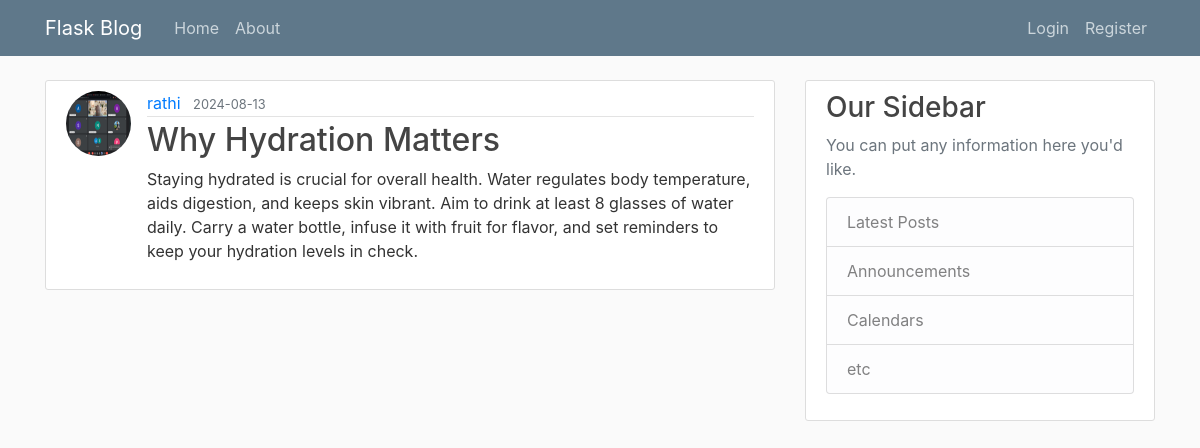
Page /post/7 on the committed database.
### maybewrite/models.py (models this page shows, shortened)
class User(db.Model, UserMixin):
    id = db.Column(db.Integer, primary_key=True)
    username = db.Column(db.String(20), unique=True, nullable=False)
    email = db.Column(db.String(120), unique=True, nullable=False)
    image_file = db.Column(db.String(20), nullable=False, default='default.jpg')
    password = db.Column(db.String(60), nullable=False)
    posts = db.relationship('Post', backref='author', lazy=True)

class Post(db.Model):
    id = db.Column(db.Integer, primary_key=True)
    title = db.Column(db.String(100), nullable=False)
    date_posted = db.Column(db.Date, nullable=False, default=date.today)
    content = db.Column(db.Text, nullable=False)
    user_id = db.Column(db.Integer, db.ForeignKey('user.id'), nullable=False)

### maybewrite/posts/routes.py (the view)
@posts.route("/post/<int:post_id>")
def post(post_id):
    post = Post.query.get_or_404(post_id)
    return render_template('post.html', title=post.title, post=post)

### maybewrite/templates/post.html (shortened to what this page needs)
{% extends "layout.html" %}
{% block content %}
<article class="media content-section">
  <img class="rounded-circle article-img"
    src="{{ url_for('static', filename='profile_pics/' + post.author.image_file) }}">
  <div class="media-body">
    <div class="article-metadata">
      <a class="mr-2" href="{{url_for('users.user_posts',username=post.author.username)}}">{{ post.author.username }}</a>
      <small class="text-muted">{{ post.date_posted }}</small>
    </div>
    <h2 class="article-title">{{ post.title }}</h2>
    <p class="article-content">{{ post.content }}</p>
  </div>
</article>
{% endblock content %}

### maybewrite/static/main.css (style rules this page uses)
body { background: #fafafa; color: #333333; margin-top: 5rem; }
h1, h2, h3, h4, h5, h6 { color: #444444; }
.content-section { background: #ffffff; padding: 10px 20px; border: 1px solid #dddddd; border-radius: 3px; margin-bottom: 20px; }
.article-title { color: #444444; }
.article-content { white-space: pre-line; }
.article-img { height: 65px; width: 65px; margin-right: 16px; }
.article-metadata { padding-bottom: 1px; margin-bottom: 4px; border-bottom: 1px solid #e3e3e3 }

### rows in the picture
User: image_file (picture), author.username "rathi"
Post: date_posted "2024-08-13", title "Why Hydration Matters", content "Staying hydrated is crucial for overall health. Water regulates body temperature, aids digestion, and keeps skin vibrant. Aim to drink at least 8 glasses of water daily. Carry a water bottle, infuse it with fruit for flavor, and set reminders to keep your hydration levels in check."
